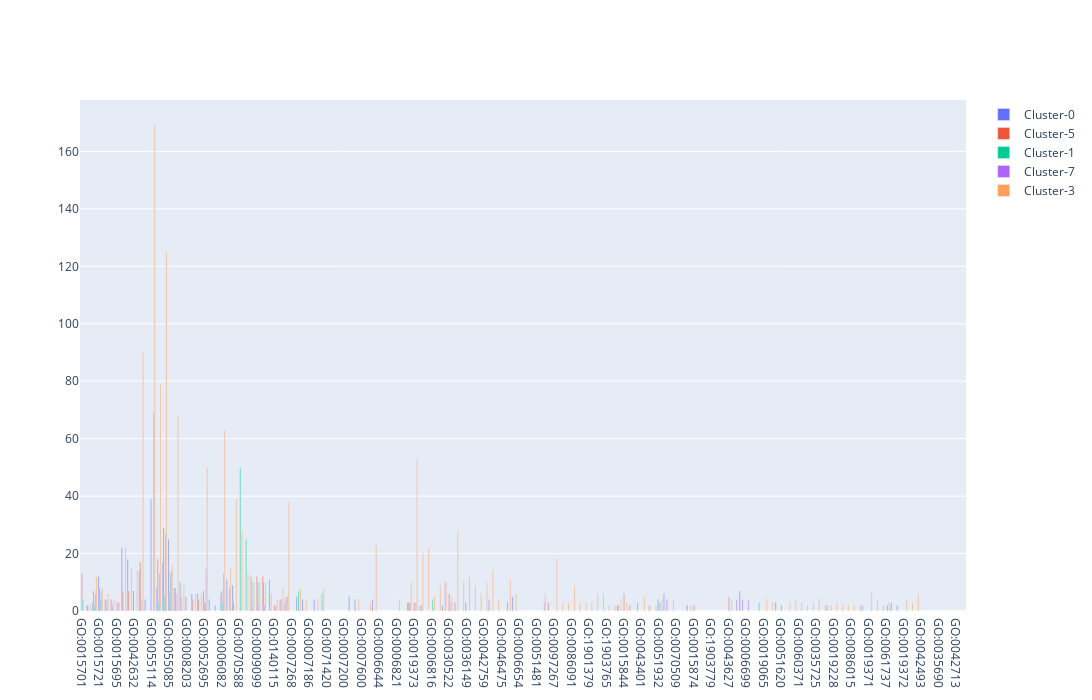

The notebook cell this image was saved under:
### Code cell
fig = pgo.Figure()
for i in [0, 5, 1, 7, 3]:
    count = c1_cluster[c1_cluster['cluster'] == str(i)][c1_go.columns].sum()
    fig.add_traces(pgo.Bar(name=f'Cluster-{i}', x=c1_go.columns, y = count.values))
fig.update_layout(barmode='group', autosize=False, width=6000, height=700)
fig.show()

### Figure 1 — Plotly figure (JSON) as saved in the notebook; plotly's stock layout.template omitted (floating-point values rounded to 4 significant figures; data arrays with more than 128 entries replaced by an {"elided": "..."} marker saying what was removed)
{"data": [{"name": "Cluster-0", "type": "bar", "x": {"elided": "152 str values"}, "y": {"elided": "152 int values"}}, {"name": "Cluster-5", "type": "bar", "x": {"elided": "152 str values"}, "y": {"elided": "152 int values"}}, {"name": "Cluster-1", "type": "bar", "x": {"elided": "152 str values"}, "y": {"elided": "152 int values"}}, {"name": "Cluster-7", "type": "bar", "x": {"elided": "152 str values"}, "y": {"elided": "152 int values"}}, {"name": "Cluster-3", "type": "bar", "x": {"elided": "152 str values"}, "y": {"elided": "152 int values"}}], "layout": {"autosize": false, "barmode": "group", "height": 700, "width": 6000}}
